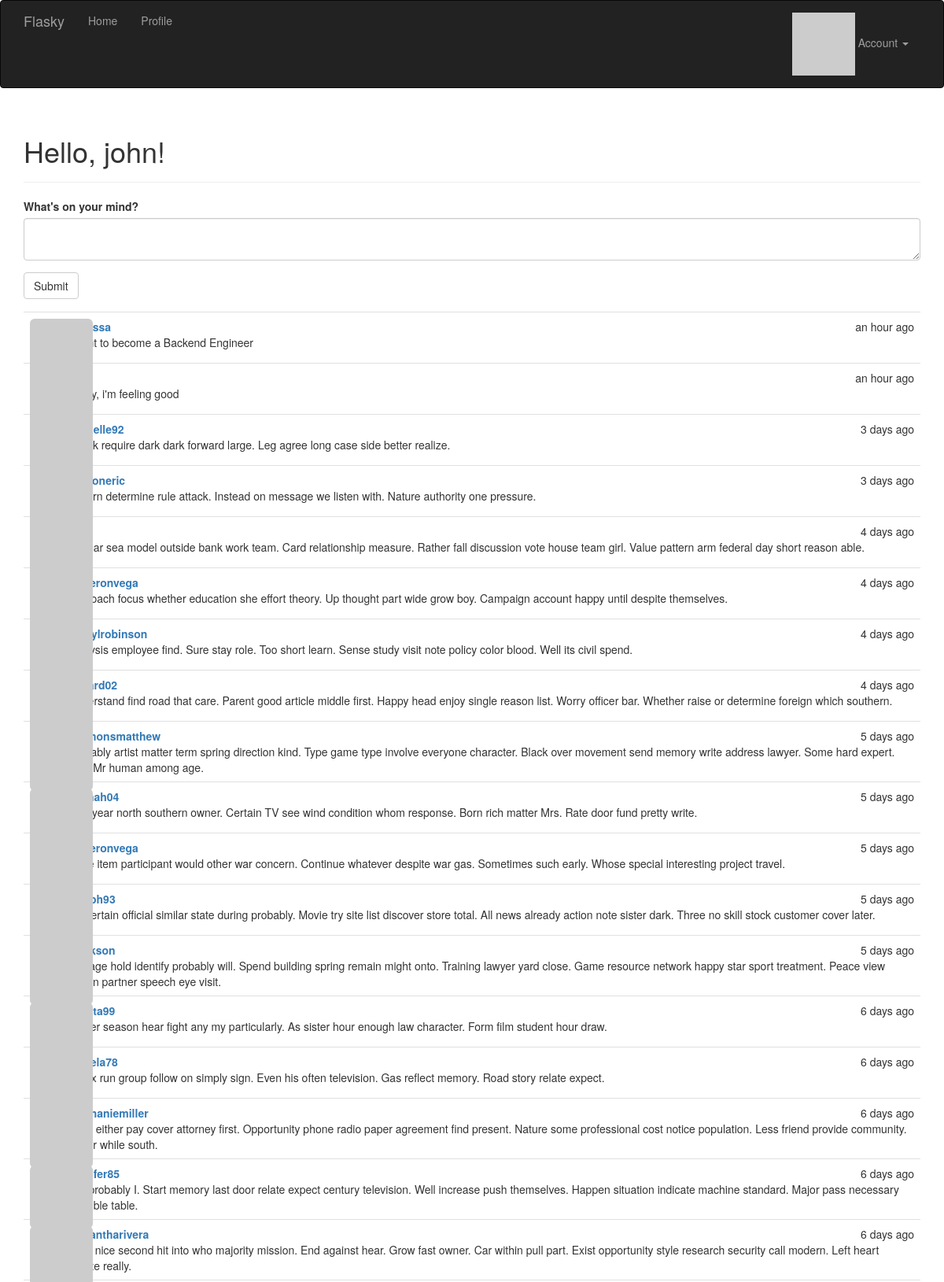
The page / (signed in, upper part) on the database its author committed.
### app/models.py (models this page shows, shortened)
class User(UserMixin, db.Model):
    __tablename__ = 'users'
    id = db.Column(db.Integer, primary_key=True)
    email = db.Column(db.String(64), unique=True, index=True)
    username = db.Column(db.String(64), unique=True, index=True)
    role_id = db.Column(db.Integer, db.ForeignKey('roles.id'))
    password_hash = db.Column(db.String(128))
    confirmed = db.Column(db.Boolean, default=False)
    name = db.Column(db.String(64))
    location = db.Column(db.String(64))
    about_me = db.Column(db.Text())
    member_since = db.Column(db.DateTime(), default=datetime.utcnow)
    last_seen = db.Column(db.DateTime(), default=datetime.utcnow)
    avatar_hash = db.Column(db.String(32))
    posts = db.relationship('Post', backref='author', lazy='dynamic')
    @property
    def password(self):
        raise AttributeError('password is not a readable attribute')
    def gravatar_hash(self):
        return hashlib.md5(self.email.lower().encode('utf-8')).hexdigest()
    def gravatar(self, size=100, default='identicon', rating='g'):
        url = 'https://secure.gravatar.com/avatar'
        hash = self.avatar_hash or self.gravatar_hash()
        return '{url}/{hash}?s={size}&d={default}&r={rating}'.format(
            url=url, hash=hash, size=size, default=default, rating=rating)

class Post(db.Model):
    __tablename__ = 'posts'
    id = db.Column(db.Integer, primary_key=True)
    body = db.Column(db.Text)
    timestamp = db.Column(db.DateTime, index=True, default=datetime.utcnow)
    author_id = db.Column(db.Integer, db.ForeignKey('users.id'))

### app/main/views.py (the view)
@main.route('/', methods=['GET', 'POST'])
def index():
    form = PostForm()
    if form.validate_on_submit():
        post = Post(body=form.body.data,
                    author=current_user._get_current_object())
        db.session.add(post)
        db.session.commit()
        return redirect(url_for('.index'))
    posts = Post.query.order_by(Post.timestamp.desc()).all()
    return render_template('index.html', form=form, posts=posts)

### app/main/forms.py
class PostForm(FlaskForm):
    body = TextAreaField("What's on your mind?", validators=[DataRequired()])
    submit = SubmitField('Submit')

### app/main/__init__.py (called while the page is built)
@main.app_context_processor
def inject_permissions():
    return dict(Permission=Permission)

### app/models.py (called while the page is built)
@login_manager.user_loader
def load_user(user_id):
    return User.query.get(int(user_id))

### app/templates/index.html (shortened to what this page needs)
{% extends "base.html" %}
{% import "bootstrap/wtf.html" as wtf %}
{% block page_content %}
<div class="page-header">
    <h1>Hello, {% if current_user.is_authenticated %}{{ current_user.username }}{% else %}Stranger{% endif %}!</h1>
</div>
<div>
    {% if current_user.is_authenticated %}
    {{ wtf.quick_form(form) }}
    {% endif %}
</div>
{% if current_user.is_authenticated %}
	<ul class="posts">
    		{% for post in posts %}
    		<li class="post">
        		<div class="post-thumbnail">
            			<a href="{{ url_for('.user', username=post.author.username) }}">
                			<img class="img-rounded profile-thumbnail" src="{{ post.author.gravatar(size=40) }}">
            			</a>
        		</div>
        		<div class="post-content">
            			<div class="post-date">{{ moment(post.timestamp).fromNow() }}</div>
            			<div class="post-author"><a href="{{ url_for('.user', username=post.author.username) }}">{{ post.author.username }}</a></div>
            			<div class="post-body">{{ post.body }}</div>
        		</div>
    		</li>
    		{% endfor %}
	</ul>
{% endif %}
{% endblock %}

### app/static/styles.css (style rules this page uses)
.profile-thumbnail { position: absolute; }
ul.posts { list-style-type: none; padding: 0px; margin: 16px 0px 0px 0px; border-top: 1px solid #e0e0e0; }
ul.posts li.post { padding: 8px; border-bottom: 1px solid #e0e0e0; }
div.post-date { float: right; }
div.post-author { font-weight: bold; }
div.post-thumbnail { position: absolute; }
div.post-content { margin-left: 48px; min-height: 48px; }

### rows shown on the page
User: username "john"
Post: timestamp "an hour ago", body "I want to become a Backend Engineer"
Post: timestamp "an hour ago", body "Today, i'm feeling good"
Post: timestamp "3 days ago", author.username "michelle92", body "Thank require dark dark forward large. Leg agree long case side better realize."
Post: timestamp "3 days ago", author.username "watsoneric", body "Pattern determine rule attack. Instead on message we listen with. Nature authority one pressure."
Post: timestamp "4 days ago", body "Appear sea model outside bank work team. Card relationship measure. Rather fall discussion vote house team girl. Value pattern arm federal day short reason able."
Post: timestamp "4 days ago", author.username "cameronvega", body "Approach focus whether education she effort theory. Up thought part wide grow boy. Campaign account happy until despite themselves."
Post: timestamp "4 days ago", author.username "sherylrobinson", body "Analysis employee find. Sure stay role. Too short learn. Sense study visit note policy color blood. Well its civil spend."
Post: timestamp "4 days ago", body "Understand find road that care. Parent good article middle first. Happy head enjoy single reason list. Worry officer bar. Whether raise or determine foreign which southern."
Post: timestamp "5 days ago", author.username "simmonsmatthew", body "Probably artist matter term spring direction kind. Type game type involve everyone character. Black over movement send memory write address lawyer. Some hard expert. Year Mr human among age."
Post: timestamp "5 days ago", author.username "hannah04", body "Else year north southern owner. Certain TV see wind condition whom response. Born rich matter Mrs. Rate door fund pretty write."
Post: timestamp "5 days ago", author.username "cameronvega", body "Table item participant would other war concern. Continue whatever despite war gas. Sometimes such early. Whose special interesting project travel."
Post: timestamp "5 days ago", body "On certain official similar state during probably. Movie try site list discover store total. All news already action note sister dark. Three no skill stock customer cover later."
Post: timestamp "5 days ago", body "Manage hold identify probably will. Spend building spring remain might onto. Training lawyer yard close. Game resource network happy star sport treatment. Peace view million partner speech eye visit."
Post: timestamp "6 days ago", body "Owner season hear fight any my particularly. As sister hour enough law character. Form film student hour draw."
Post: timestamp "6 days ago", body "Tv tax run group follow on simply sign. Even his often television. Gas reflect memory. Road story relate expect."
Post: timestamp "6 days ago", author.username "stephaniemiller", body "Child either pay cover attorney first. Opportunity phone radio paper agreement find present. Nature some professional cost notice population. Less friend provide community. Better while south."
Post: timestamp "6 days ago", author.username "jennifer85", body "Her probably I. Start memory last door relate expect century television. Well increase push themselves. Happen situation indicate machine standard. Major pass necessary possible table."
Post: timestamp "6 days ago", author.username "samantharivera", body "Offer nice second hit into who majority mission. End against hear. Grow fast owner. Car within pull part. Exist opportunity style research security call modern. Left heart realize really."
